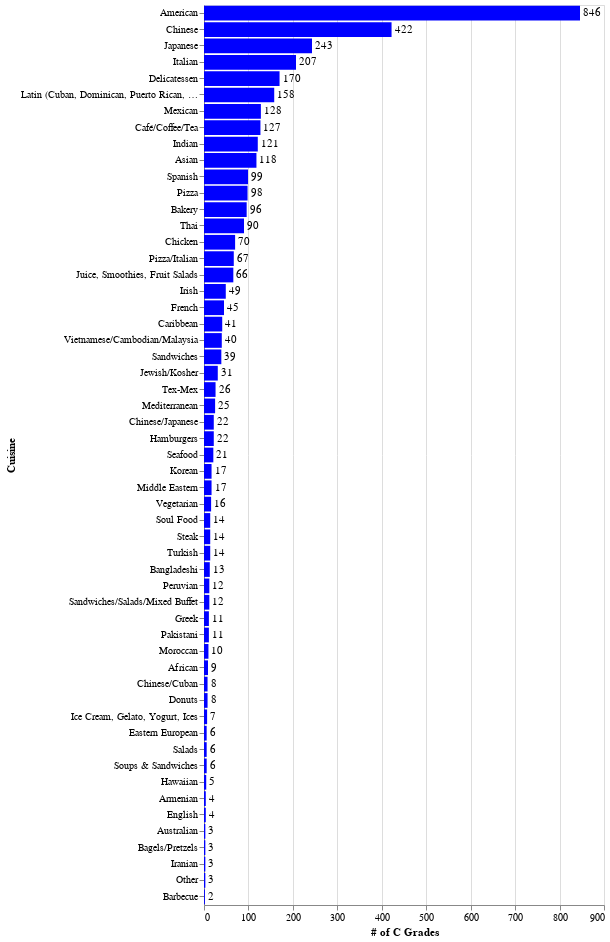

The code cell stored with this chart in its notebook:
### Code cell
#Grade C Grades by cuisine type in manhattan
bars = alt.Chart(c_manhattan_cuisine).mark_bar(color ='blue').encode(
    x=alt.X('sum(GRADE):Q', 
    axis=alt.Axis(title ='# of C Grades')),

    y=alt.Y('CUISINE DESCRIPTION:N', 
        axis=alt.Axis(title ='Cuisine'),
        sort=alt.EncodingSortField(
            field="GRADE",  # The field to use for the sort
            op="sum",  # The operation to run on the field prior to sorting
            order="descending")  # The order to sort in
    )

)

text = bars.mark_text(
    align='left',
    baseline='middle',
    dx=3  # Nudges text to right so it doesn't appear on top of the bar
).encode(
    text='sum(GRADE):Q'
)

(bars + text).properties(height=900)

### Figure 1 — Vega-Lite specification as saved in the notebook (floating-point values rounded to 4 significant figures)
{"config": {"view": {"continuousWidth": 400, "continuousHeight": 300}}, "layer": [{"mark": {"type": "bar", "color": "blue"}, "encoding": {"x": {"type": "quantitative", "aggregate": "sum", "axis": {"title": "# of C Grades"}, "field": "GRADE"}, "y": {"type": "nominal", "axis": {"title": "Cuisine"}, "field": "CUISINE DESCRIPTION", "sort": {"field": "GRADE", "op": "sum", "order": "descending"}}}}, {"mark": {"type": "text", "align": "left", "baseline": "middle", "dx": 3}, "encoding": {"text": {"type": "quantitative", "aggregate": "sum", "field": "GRADE"}, "x": {"type": "quantitative", "aggregate": "sum", "axis": {"title": "# of C Grades"}, "field": "GRADE"}, "y": {"type": "nominal", "axis": {"title": "Cuisine"}, "field": "CUISINE DESCRIPTION", "sort": {"field": "GRADE", "op": "sum", "order": "descending"}}}}], "data": {"name": "data-bfd4dfdfc676c4dcbcc2fbaf02133009"}, "height": 900, "$schema": "https://vega.github.io/schema/vega-lite/v4.0.0.json", "datasets": {"data-bfd4dfdfc676c4dcbcc2fbaf02133009": [{"CUISINE DESCRIPTION": "African", "CAMIS": 9, "DBA": 9, "BORO": 9, "BUILDING": 9, "STREET": 9, "ZIPCODE": 9, "PHONE": 9, "INSPECTION DATE": 9, "ACTION": 9, "VIOLATION CODE": 9, "VIOLATION DESCRIPTION": 9, "CRITICAL FLAG": 9, "SCORE": 9, "GRADE": 9, "GRADE DATE": 9, "RECORD DATE": 9, "INSPECTION TYPE": 9, "Latitude": 9, "Longitude": 9, "Community Board": 9, "Council District": 9, "Census Tract": 9, "BIN": 9, "BBL": 9, "NTA": 9}, {"CUISINE DESCRIPTION": "American", "CAMIS": 846, "DBA": 846, "BORO": 846, "BUILDING": 846, "STREET": 846, "ZIPCODE": 832, "PHONE": 846, "INSPECTION DATE": 846, "ACTION": 846, "VIOLATION CODE": 844, "VIOLATION DESCRIPTION": 841, "CRITICAL FLAG": 841, "SCORE": 846, "GRADE": 846, "GRADE DATE": 846, "RECORD DATE": 846, "INSPECTION TYPE": 846, "Latitude": 846, "Longitude": 846, "Community Board": 832, "Council District": 832, "Census Tract": 832, "BIN": 829, "BBL": 846, "NTA": 832}, {"CUISINE DESCRIPTION": "Armenian", "CAMIS": 4, "DBA": 4, "BORO": 4, "BUILDING": 4, "STREET": 4, "ZIPCODE": 4, "PHONE": 4, "INSPECTION DATE": 4, "ACTION": 4, "VIOLATION CODE": 4, "VIOLATION DESCRIPTION": 4, "CRITICAL FLAG": 4, "SCORE": 4, "GRADE": 4, "GRADE DATE": 4, "RECORD DATE": 4, "INSPECTION TYPE": 4, "Latitude": 4, "Longitude": 4, "Community Board": 4, "Council District": 4, "Census Tract": 4, "BIN": 4, "BBL": 4, "NTA": 4}, {"CUISINE DESCRIPTION": "Asian", "CAMIS": 118, "DBA": 118, "BORO": 118, "BUILDING": 118, "STREET": 118, "ZIPCODE": 118, "PHONE": 118, "INSPECTION DATE": 118, "ACTION": 118, "VIOLATION CODE": 118, "VIOLATION DESCRIPTION": 118, "CRITICAL FLAG": 118, "SCORE": 118, "GRADE": 118, "GRADE DATE": 118, "RECORD DATE": 118, "INSPECTION TYPE": 118, "Latitude": 118, "Longitude": 118, "Community Board": 118, "Council District": 118, "Census Tract": 118, "BIN": 118, "BBL": 118, "NTA": 118}, {"CUISINE DESCRIPTION": "Australian", "CAMIS": 3, "DBA": 3, "BORO": 3, "BUILDING": 3, "STREET": 3, "ZIPCODE": 3, "PHONE": 3, "INSPECTION DATE": 3, "ACTION": 3, "VIOLATION CODE": 3, "VIOLATION DESCRIPTION": 3, "CRITICAL FLAG": 3, "SCORE": 3, "GRADE": 3, "GRADE DATE": 3, "RECORD DATE": 3, "INSPECTION TYPE": 3, "Latitude": 3, "Longitude": 3, "Community Board": 3, "Council District": 3, "Census Tract": 3, "BIN": 3, "BBL": 3, "NTA": 3}, {"CUISINE DESCRIPTION": "Bagels/Pretzels", "CAMIS": 3, "DBA": 3, "BORO": 3, "BUILDING": 3, "STREET": 3, "ZIPCODE": 3, "PHONE": 3, "INSPECTION DATE": 3, "ACTION": 3, "VIOLATION CODE": 3, "VIOLATION DESCRIPTION": 3, "CRITICAL FLAG": 3, "SCORE": 3, "GRADE": 3, "GRADE DATE": 3, "RECORD DATE": 3, "INSPECTION TYPE": 3, "Latitude": 3, "Longitude": 3, "Community Board": 3, "Council District": 3, "Census Tract": 3, "BIN": 3, "BBL": 3, "NTA": 3}, {"CUISINE DESCRIPTION": "Bakery", "CAMIS": 96, "DBA": 96, "BORO": 96, "BUILDING": 96, "STREET": 96, "ZIPCODE": 96, "PHONE": 96, "INSPECTION DATE": 96, "ACTION": 96, "VIOLATION CODE": 96, "VIOLATION DESCRIPTION": 95, "CRITICAL FLAG": 95, "SCORE": 96, "GRADE": 96, "GRADE DATE": 96, "RECORD DATE": 96, "INSPECTION TYPE": 96, "Latitude": 96, "Longitude": 96, "Community Board": 96, "Council District": 96, "Census Tract": 96, "BIN": 96, "BBL": 96, "NTA": 96}, {"CUISINE DESCRIPTION": "Bangladeshi", "CAMIS": 13, "DBA": 13, "BORO": 13, "BUILDING": 13, "STREET": 13, "ZIPCODE": 13, "PHONE": 13, "INSPECTION DATE": 13, "ACTION": 13, "VIOLATION CODE": 13, "VIOLATION DESCRIPTION": 13, "CRITICAL FLAG": 13, "SCORE": 13, "GRADE": 13, "GRADE DATE": 13, "RECORD DATE": 13, "INSPECTION TYPE": 13, "Latitude": 13, "Longitude": 13, "Community Board": 13, "Council District": 13, "Census Tract": 13, "BIN": 13, "BBL": 13, "NTA": 13}, {"CUISINE DESCRIPTION": "Barbecue", "CAMIS": 2, "DBA": 2, "BORO": 2, "BUILDING": 2, "STREET": 2, "ZIPCODE": 2, "PHONE": 2, "INSPECTION DATE": 2, "ACTION": 2, "VIOLATION CODE": 2, "VIOLATION DESCRIPTION": 2, "CRITICAL FLAG": 2, "SCORE": 2, "GRADE": 2, "GRADE DATE": 2, "RECORD DATE": 2, "INSPECTION TYPE": 2, "Latitude": 2, "Longitude": 2, "Community Board": 2, "Council District": 2, "Census Tract": 2, "BIN": 2, "BBL": 2, "NTA": 2}, {"CUISINE DESCRIPTION": "Café/Coffee/Tea", "CAMIS": 127, "DBA": 127, "BORO": 127, "BUILDING": 127, "STREET": 127, "ZIPCODE": 127, "PHONE": 127, "INSPECTION DATE": 127, "ACTION": 127, "VIOLATION CODE": 124, "VIOLATION DESCRIPTION": 124, "CRITICAL FLAG": 124, "SCORE": 127, "GRADE": 127, "GRADE DATE": 127, "RECORD DATE": 127, "INSPECTION TYPE": 127, "Latitude": 127, "Longitude": 127, "Community Board": 127, "Council District": 127, "Census Tract": 127, "BIN": 127, "BBL": 127, "NTA": 127}, {"CUISINE DESCRIPTION": "Caribbean", "CAMIS": 41, "DBA": 41, "BORO": 41, "BUILDING": 41, "STREET": 41, "ZIPCODE": 41, "PHONE": 41, "INSPECTION DATE": 41, "ACTION": 41, "VIOLATION CODE": 40, "VIOLATION DESCRIPTION": 40, "CRITICAL FLAG": 40, "SCORE": 41, "GRADE": 41, "GRADE DATE": 41, "RECORD DATE": 41, "INSPECTION TYPE": 41, "Latitude": 41, "Longitude": 41, "Community Board": 41, "Council District": 41, "Census Tract": 41, "BIN": 41, "BBL": 41, "NTA": 41}, {"CUISINE DESCRIPTION": "Chicken", "CAMIS": 70, "DBA": 70, "BORO": 70, "BUILDING": 70, "STREET": 70, "ZIPCODE": 70, "PHONE": 70, "INSPECTION DATE": 70, "ACTION": 70, "VIOLATION CODE": 70, "VIOLATION DESCRIPTION": 70, "CRITICAL FLAG": 70, "SCORE": 70, "GRADE": 70, "GRADE DATE": 70, "RECORD DATE": 70, "INSPECTION TYPE": 70, "Latitude": 70, "Longitude": 70, "Community Board": 70, "Council District": 70, "Census Tract": 70, "BIN": 70, "BBL": 70, "NTA": 70}, {"CUISINE DESCRIPTION": "Chinese", "CAMIS": 422, "DBA": 422, "BORO": 422, "BUILDING": 422, "STREET": 422, "ZIPCODE": 413, "PHONE": 422, "INSPECTION DATE": 422, "ACTION": 422, "VIOLATION CODE": 421, "VIOLATION DESCRIPTION": 420, "CRITICAL FLAG": 420, "SCORE": 422, "GRADE": 422, "GRADE DATE": 422, "RECORD DATE": 422, "INSPECTION TYPE": 422, "Latitude": 422, "Longitude": 422, "Community Board": 413, "Council District": 413, "Census Tract": 413, "BIN": 413, "BBL": 422, "NTA": 413}, {"CUISINE DESCRIPTION": "Chinese/Cuban", "CAMIS": 8, "DBA": 8, "BORO": 8, "BUILDING": 8, "STREET": 8, "ZIPCODE": 8, "PHONE": 8, "INSPECTION DATE": 8, "ACTION": 8, "VIOLATION CODE": 8, "VIOLATION DESCRIPTION": 8, "CRITICAL FLAG": 8, "SCORE": 8, "GRADE": 8, "GRADE DATE": 8, "RECORD DATE": 8, "INSPECTION TYPE": 8, "Latitude": 8, "Longitude": 8, "Community Board": 8, "Council District": 8, "Census Tract": 8, "BIN": 8, "BBL": 8, "NTA": 8}, {"CUISINE DESCRIPTION": "Chinese/Japanese", "CAMIS": 22, "DBA": 22, "BORO": 22, "BUILDING": 22, "STREET": 22, "ZIPCODE": 22, "PHONE": 22, "INSPECTION DATE": 22, "ACTION": 22, "VIOLATION CODE": 22, "VIOLATION DESCRIPTION": 22, "CRITICAL FLAG": 22, "SCORE": 22, "GRADE": 22, "GRADE DATE": 22, "RECORD DATE": 22, "INSPECTION TYPE": 22, "Latitude": 22, "Longitude": 22, "Community Board": 22, "Council District": 22, "Census Tract": 22, "BIN": 22, "BBL": 22, "NTA": 22}, {"CUISINE DESCRIPTION": "Delicatessen", "CAMIS": 170, "DBA": 170, "BORO": 170, "BUILDING": 170, "STREET": 170, "ZIPCODE": 170, "PHONE": 170, "INSPECTION DATE": 170, "ACTION": 170, "VIOLATION CODE": 170, "VIOLATION DESCRIPTION": 169, "CRITICAL FLAG": 169, "SCORE": 170, "GRADE": 170, "GRADE DATE": 170, "RECORD DATE": 170, "INSPECTION TYPE": 170, "Latitude": 170, "Longitude": 170, "Community Board": 170, "Council District": 170, "Census Tract": 170, "BIN": 170, "BBL": 170, "NTA": 170}, {"CUISINE DESCRIPTION": "Donuts", "CAMIS": 8, "DBA": 8, "BORO": 8, "BUILDING": 8, "STREET": 8, "ZIPCODE": 8, "PHONE": 8, "INSPECTION DATE": 8, "ACTION": 8, "VIOLATION CODE": 8, "VIOLATION DESCRIPTION": 8, "CRITICAL FLAG": 8, "SCORE": 8, "GRADE": 8, "GRADE DATE": 8, "RECORD DATE": 8, "INSPECTION TYPE": 8, "Latitude": 8, "Longitude": 8, "Community Board": 8, "Council District": 8, "Census Tract": 8, "BIN": 8, "BBL": 8, "NTA": 8}, {"CUISINE DESCRIPTION": "Eastern European", "CAMIS": 6, "DBA": 6, "BORO": 6, "BUILDING": 6, "STREET": 6, "ZIPCODE": 6, "PHONE": 6, "INSPECTION DATE": 6, "ACTION": 6, "VIOLATION CODE": 6, "VIOLATION DESCRIPTION": 6, "CRITICAL FLAG": 6, "SCORE": 6, "GRADE": 6, "GRADE DATE": 6, "RECORD DATE": 6, "INSPECTION TYPE": 6, "Latitude": 6, "Longitude": 6, "Community Board": 6, "Council District": 6, "Census Tract": 6, "BIN": 6, "BBL": 6, "NTA": 6}, {"CUISINE DESCRIPTION": "English", "CAMIS": 4, "DBA": 4, "BORO": 4, "BUILDING": 4, "STREET": 4, "ZIPCODE": 4, "PHONE": 4, "INSPECTION DATE": 4, "ACTION": 4, "VIOLATION CODE": 4, "VIOLATION DESCRIPTION": 4, "CRITICAL FLAG": 4, "SCORE": 4, "GRADE": 4, "GRADE DATE": 4, "RECORD DATE": 4, "INSPECTION TYPE": 4, "Latitude": 4, "Longitude": 4, "Community Board": 4, "Council District": 4, "Census Tract": 4, "BIN": 4, "BBL": 4, "NTA": 4}, {"CUISINE DESCRIPTION": "French", "CAMIS": 45, "DBA": 45, "BORO": 45, "BUILDING": 45, "STREET": 45, "ZIPCODE": 45, "PHONE": 45, "INSPECTION DATE": 45, "ACTION": 45, "VIOLATION CODE": 45, "VIOLATION DESCRIPTION": 45, "CRITICAL FLAG": 45, "SCORE": 45, "GRADE": 45, "GRADE DATE": 45, "RECORD DATE": 45, "INSPECTION TYPE": 45, "Latitude": 45, "Longitude": 45, "Community Board": 45, "Council District": 45, "Census Tract": 45, "BIN": 45, "BBL": 45, "NTA": 45}, {"CUISINE DESCRIPTION": "Greek", "CAMIS": 11, "DBA": 11, "BORO": 11, "BUILDING": 11, "STREET": 11, "ZIPCODE": 11, "PHONE": 11, "INSPECTION DATE": 11, "ACTION": 11, "VIOLATION CODE": 11, "VIOLATION DESCRIPTION": 11, "CRITICAL FLAG": 11, "SCORE": 11, "GRADE": 11, "GRADE DATE": 11, "RECORD DATE": 11, "INSPECTION TYPE": 11, "Latitude": 11, "Longitude": 11, "Community Board": 11, "Council District": 11, "Census Tract": 11, "BIN": 11, "BBL": 11, "NTA": 11}, {"CUISINE DESCRIPTION": "Hamburgers", "CAMIS": 22, "DBA": 22, "BORO": 22, "BUILDING": 22, "STREET": 22, "ZIPCODE": 22, "PHONE": 22, "INSPECTION DATE": 22, "ACTION": 22, "VIOLATION CODE": 22, "VIOLATION DESCRIPTION": 22, "CRITICAL FLAG": 22, "SCORE": 22, "GRADE": 22, "GRADE DATE": 22, "RECORD DATE": 22, "INSPECTION TYPE": 22, "Latitude": 22, "Longitude": 22, "Community Board": 22, "Council District": 22, "Census Tract": 22, "BIN": 22, "BBL": 22, "NTA": 22}, {"CUISINE DESCRIPTION": "Hawaiian", "CAMIS": 5, "DBA": 5, "BORO": 5, "BUILDING": 5, "STREET": 5, "ZIPCODE": 5, "PHONE": 5, "INSPECTION DATE": 5, "ACTION": 5, "VIOLATION CODE": 5, "VIOLATION DESCRIPTION": 5, "CRITICAL FLAG": 5, "SCORE": 5, "GRADE": 5, "GRADE DATE": 5, "RECORD DATE": 5, "INSPECTION TYPE": 5, "Latitude": 5, "Longitude": 5, "Community Board": 5, "Council District": 5, "Census Tract": 5, "BIN": 5, "BBL": 5, "NTA": 5}, {"CUISINE DESCRIPTION": "Ice Cream, Gelato, Yogurt, Ices", "CAMIS": 7, "DBA": 7, "BORO": 7, "BUILDING": 7, "STREET": 7, "ZIPCODE": 7, "PHONE": 7, "INSPECTION DATE": 7, "ACTION": 7, "VIOLATION CODE": 7, "VIOLATION DESCRIPTION": 7, "CRITICAL FLAG": 7, "SCORE": 7, "GRADE": 7, "GRADE DATE": 7, "RECORD DATE": 7, "INSPECTION TYPE": 7, "Latitude": 7, "Longitude": 7, "Community Board": 7, "Council District": 7, "Census Tract": 7, "BIN": 7, "BBL": 7, "NTA": 7}, {"CUISINE DESCRIPTION": "Indian", "CAMIS": 121, "DBA": 121, "BORO": 121, "BUILDING": 121, "STREET": 121, "ZIPCODE": 121, "PHONE": 121, "INSPECTION DATE": 121, "ACTION": 121, "VIOLATION CODE": 121, "VIOLATION DESCRIPTION": 121, "CRITICAL FLAG": 121, "SCORE": 121, "GRADE": 121, "GRADE DATE": 121, "RECORD DATE": 121, "INSPECTION TYPE": 121, "Latitude": 121, "Longitude": 121, "Community Board": 121, "Council District": 121, "Census Tract": 121, "BIN": 120, "BBL": 121, "NTA": 121}, {"CUISINE DESCRIPTION": "Iranian", "CAMIS": 3, "DBA": 3, "BORO": 3, "BUILDING": 3, "STREET": 3, "ZIPCODE": 3, "PHONE": 3, "INSPECTION DATE": 3, "ACTION": 3, "VIOLATION CODE": 3, "VIOLATION DESCRIPTION": 3, "CRITICAL FLAG": 3, "SCORE": 3, "GRADE": 3, "GRADE DATE": 3, "RECORD DATE": 3, "INSPECTION TYPE": 3, "Latitude": 3, "Longitude": 3, "Community Board": 3, "Council District": 3, "Census Tract": 3, "BIN": 3, "BBL": 3, "NTA": 3}, {"CUISINE DESCRIPTION": "Irish", "CAMIS": 49, "DBA": 49, "BORO": 49, "BUILDING": 49, "STREET": 49, "ZIPCODE": 49, "PHONE": 49, "INSPECTION DATE": 49, "ACTION": 49, "VIOLATION CODE": 49, "VIOLATION DESCRIPTION": 49, "CRITICAL FLAG": 49, "SCORE": 49, "GRADE": 49, "GRADE DATE": 49, "RECORD DATE": 49, "INSPECTION TYPE": 49, "Latitude": 49, "Longitude": 49, "Community Board": 49, "Council District": 49, "Census Tract": 49, "BIN": 49, "BBL": 49, "NTA": 49}, {"CUISINE DESCRIPTION": "Italian", "CAMIS": 207, "DBA": 207, "BORO": 207, "BUILDING": 207, "STREET": 207, "ZIPCODE": 201, "PHONE": 207, "INSPECTION DATE": 207, "ACTION": 207, "VIOLATION CODE": 206, "VIOLATION DESCRIPTION": 206, "CRITICAL FLAG": 206, "SCORE": 207, "GRADE": 207, "GRADE DATE": 207, "RECORD DATE": 207, "INSPECTION TYPE": 207, "Latitude": 207, "Longitude": 207, "Community Board": 201, "Council District": 201, "Census Tract": 201, "BIN": 201, "BBL": 207, "NTA": 201}, {"CUISINE DESCRIPTION": "Japanese", "CAMIS": 243, "DBA": 243, "BORO": 243, "BUILDING": 243, "STREET": 243, "ZIPCODE": 243, "PHONE": 243, "INSPECTION DATE": 243, "ACTION": 243, "VIOLATION CODE": 240, "VIOLATION DESCRIPTION": 240, "CRITICAL FLAG": 240, "SCORE": 243, "GRADE": 243, "GRADE DATE": 243, "RECORD DATE": 243, "INSPECTION TYPE": 243, "Latitude": 243, "Longitude": 243, "Community Board": 243, "Council District": 243, "Census Tract": 243, "BIN": 243, "BBL": 243, "NTA": 243}, {"CUISINE DESCRIPTION": "Jewish/Kosher", "CAMIS": 31, "DBA": 31, "BORO": 31, "BUILDING": 31, "STREET": 31, "ZIPCODE": 31, "PHONE": 31, "INSPECTION DATE": 31, "ACTION": 31, "VIOLATION CODE": 30, "VIOLATION DESCRIPTION": 30, "CRITICAL FLAG": 30, "SCORE": 31, "GRADE": 31, "GRADE DATE": 31, "RECORD DATE": 31, "INSPECTION TYPE": 31, "Latitude": 31, "Longitude": 31, "Community Board": 31, "Council District": 31, "Census Tract": 31, "BIN": 31, "BBL": 31, "NTA": 31}, {"CUISINE DESCRIPTION": "Juice, Smoothies, Fruit Salads", "CAMIS": 66, "DBA": 66, "BORO": 66, "BUILDING": 66, "STREET": 66, "ZIPCODE": 66, "PHONE": 66, "INSPECTION DATE": 66, "ACTION": 66, "VIOLATION CODE": 66, "VIOLATION DESCRIPTION": 65, "CRITICAL FLAG": 65, "SCORE": 66, "GRADE": 66, "GRADE DATE": 66, "RECORD DATE": 66, "INSPECTION TYPE": 66, "Latitude": 66, "Longitude": 66, "Community Board": 66, "Council District": 66, "Census Tract": 66, "BIN": 66, "BBL": 66, "NTA": 66}, {"CUISINE DESCRIPTION": "Korean", "CAMIS": 17, "DBA": 17, "BORO": 17, "BUILDING": 17, "STREET": 17, "ZIPCODE": 17, "PHONE": 17, "INSPECTION DATE": 17, "ACTION": 17, "VIOLATION CODE": 17, "VIOLATION DESCRIPTION": 17, "CRITICAL FLAG": 17, "SCORE": 17, "GRADE": 17, "GRADE DATE": 17, "RECORD DATE": 17, "INSPECTION TYPE": 17, "Latitude": 17, "Longitude": 17, "Community Board": 17, "Council District": 17, "Census Tract": 17, "BIN": 17, "BBL": 17, "NTA": 17}, {"CUISINE DESCRIPTION": "Latin (Cuban, Dominican, Puerto Rican, South & Central American)", "CAMIS": 158, "DBA": 158, "BORO": 158, "BUILDING": 158, "STREET": 158, "ZIPCODE": 152, "PHONE": 158, "INSPECTION DATE": 158, "ACTION": 158, "VIOLATION CODE": 157, "VIOLATION DESCRIPTION": 157, "CRITICAL FLAG": 157, "SCORE": 158, "GRADE": 158, "GRADE DATE": 158, "RECORD DATE": 158, "INSPECTION TYPE": 158, "Latitude": 158, "Longitude": 158, "Community Board": 152, "Council District": 152, "Census Tract": 152, "BIN": 152, "BBL": 158, "NTA": 152}, {"CUISINE DESCRIPTION": "Mediterranean", "CAMIS": 25, "DBA": 25, "BORO": 25, "BUILDING": 25, "STREET": 25, "ZIPCODE": 25, "PHONE": 25, "INSPECTION DATE": 25, "ACTION": 25, "VIOLATION CODE": 23, "VIOLATION DESCRIPTION": 23, "CRITICAL FLAG": 23, "SCORE": 25, "GRADE": 25, "GRADE DATE": 25, "RECORD DATE": 25, "INSPECTION TYPE": 25, "Latitude": 25, "Longitude": 25, "Community Board": 25, "Council District": 25, "Census Tract": 25, "BIN": 25, "BBL": 25, "NTA": 25}, {"CUISINE DESCRIPTION": "Mexican", "CAMIS": 128, "DBA": 128, "BORO": 128, "BUILDING": 128, "STREET": 128, "ZIPCODE": 128, "PHONE": 128, "INSPECTION DATE": 128, "ACTION": 128, "VIOLATION CODE": 128, "VIOLATION DESCRIPTION": 128, "CRITICAL FLAG": 128, "SCORE": 128, "GRADE": 128, "GRADE DATE": 128, "RECORD DATE": 128, "INSPECTION TYPE": 128, "Latitude": 128, "Longitude": 128, "Community Board": 128, "Council District": 128, "Census Tract": 128, "BIN": 128, "BBL": 128, "NTA": 128}, {"CUISINE DESCRIPTION": "Middle Eastern", "CAMIS": 17, "DBA": 17, "BORO": 17, "BUILDING": 17, "STREET": 17, "ZIPCODE": 17, "PHONE": 17, "INSPECTION DATE": 17, "ACTION": 17, "VIOLATION CODE": 16, "VIOLATION DESCRIPTION": 16, "CRITICAL FLAG": 16, "SCORE": 17, "GRADE": 17, "GRADE DATE": 17, "RECORD DATE": 17, "INSPECTION TYPE": 17, "Latitude": 17, "Longitude": 17, "Community Board": 17, "Council District": 17, "Census Tract": 17, "BIN": 17, "BBL": 17, "NTA": 17}, {"CUISINE DESCRIPTION": "Moroccan", "CAMIS": 10, "DBA": 10, "BORO": 10, "BUILDING": 10, "STREET": 10, "ZIPCODE": 10, "PHONE": 10, "INSPECTION DATE": 10, "ACTION": 10, "VIOLATION CODE": 10, "VIOLATION DESCRIPTION": 10, "CRITICAL FLAG": 10, "SCORE": 10, "GRADE": 10, "GRADE DATE": 10, "RECORD DATE": 10, "INSPECTION TYPE": 10, "Latitude": 10, "Longitude": 10, "Community Board": 10, "Council District": 10, "Census Tract": 10, "BIN": 10, "BBL": 10, "NTA": 10}, {"CUISINE DESCRIPTION": "Other", "CAMIS": 3, "DBA": 3, "BORO": 3, "BUILDING": 3, "STREET": 3, "ZIPCODE": 3, "PHONE": 3, "INSPECTION DATE": 3, "ACTION": 3, "VIOLATION CODE": 3, "VIOLATION DESCRIPTION": 3, "CRITICAL FLAG": 3, "SCORE": 3, "GRADE": 3, "GRADE DATE": 3, "RECORD DATE": 3, "INSPECTION TYPE": 3, "Latitude": 3, "Longitude": 3, "Community Board": 3, "Council District": 3, "Census Tract": 3, "BIN": 3, "BBL": 3, "NTA": 3}, {"CUISINE DESCRIPTION": "Pakistani", "CAMIS": 11, "DBA": 11, "BORO": 11, "BUILDING": 11, "STREET": 11, "ZIPCODE": 11, "PHONE": 11, "INSPECTION DATE": 11, "ACTION": 11, "VIOLATION CODE": 11, "VIOLATION DESCRIPTION": 11, "CRITICAL FLAG": 11, "SCORE": 11, "GRADE": 11, "GRADE DATE": 11, "RECORD DATE": 11, "INSPECTION TYPE": 11, "Latitude": 11, "Longitude": 11, "Community Board": 11, "Council District": 11, "Census Tract": 11, "BIN": 11, "BBL": 11, "NTA": 11}, {"CUISINE DESCRIPTION": "Peruvian", "CAMIS": 12, "DBA": 12, "BORO": 12, "BUILDING": 12, "STREET": 12, "ZIPCODE": 12, "PHONE": 12, "INSPECTION DATE": 12, "ACTION": 12, "VIOLATION CODE": 12, "VIOLATION DESCRIPTION": 12, "CRITICAL FLAG": 12, "SCORE": 12, "GRADE": 12, "GRADE DATE": 12, "RECORD DATE": 12, "INSPECTION TYPE": 12, "Latitude": 12, "Longitude": 12, "Community Board": 12, "Council District": 12, "Census Tract": 12, "BIN": 12, "BBL": 12, "NTA": 12}, {"CUISINE DESCRIPTION": "Pizza", "CAMIS": 98, "DBA": 98, "BORO": 98, "BUILDING": 98, "STREET": 98, "ZIPCODE": 98, "PHONE": 98, "INSPECTION DATE": 98, "ACTION": 98, "VIOLATION CODE": 98, "VIOLATION DESCRIPTION": 98, "CRITICAL FLAG": 98, "SCORE": 98, "GRADE": 98, "GRADE DATE": 98, "RECORD DATE": 98, "INSPECTION TYPE": 98, "Latitude": 98, "Longitude": 98, "Community Board": 98, "Council District": 98, "Census Tract": 98, "BIN": 98, "BBL": 98, "NTA": 98}, {"CUISINE DESCRIPTION": "Pizza/Italian", "CAMIS": 67, "DBA": 67, "BORO": 67, "BUILDING": 67, "STREET": 67, "ZIPCODE": 67, "PHONE": 67, "INSPECTION DATE": 67, "ACTION": 67, "VIOLATION CODE": 67, "VIOLATION DESCRIPTION": 67, "CRITICAL FLAG": 67, "SCORE": 67, "GRADE": 67, "GRADE DATE": 67, "RECORD DATE": 67, "INSPECTION TYPE": 67, "Latitude": 67, "Longitude": 67, "Community Board": 67, "Council District": 67, "Census Tract": 67, "BIN": 67, "BBL": 67, "NTA": 67}, {"CUISINE DESCRIPTION": "Salads", "CAMIS": 6, "DBA": 6, "BORO": 6, "BUILDING": 6, "STREET": 6, "ZIPCODE": 6, "PHONE": 6, "INSPECTION DATE": 6, "ACTION": 6, "VIOLATION CODE": 6, "VIOLATION DESCRIPTION": 6, "CRITICAL FLAG": 6, "SCORE": 6, "GRADE": 6, "GRADE DATE": 6, "RECORD DATE": 6, "INSPECTION TYPE": 6, "Latitude": 6, "Longitude": 6, "Community Board": 6, "Council District": 6, "Census Tract": 6, "BIN": 6, "BBL": 6, "NTA": 6}, {"CUISINE DESCRIPTION": "Sandwiches", "CAMIS": 39, "DBA": 39, "BORO": 39, "BUILDING": 39, "STREET": 39, "ZIPCODE": 39, "PHONE": 39, "INSPECTION DATE": 39, "ACTION": 39, "VIOLATION CODE": 39, "VIOLATION DESCRIPTION": 39, "CRITICAL FLAG": 39, "SCORE": 39, "GRADE": 39, "GRADE DATE": 39, "RECORD DATE": 39, "INSPECTION TYPE": 39, "Latitude": 39, "Longitude": 39, "Community Board": 39, "Council District": 39, "Census Tract": 39, "BIN": 39, "BBL": 39, "NTA": 39}, {"CUISINE DESCRIPTION": "Sandwiches/Salads/Mixed Buffet", "CAMIS": 12, "DBA": 12, "BORO": 12, "BUILDING": 12, "STREET": 12, "ZIPCODE": 12, "PHONE": 12, "INSPECTION DATE": 12, "ACTION": 12, "VIOLATION CODE": 11, "VIOLATION DESCRIPTION": 11, "CRITICAL FLAG": 11, "SCORE": 12, "GRADE": 12, "GRADE DATE": 12, "RECORD DATE": 12, "INSPECTION TYPE": 12, "Latitude": 12, "Longitude": 12, "Community Board": 12, "Council District": 12, "Census Tract": 12, "BIN": 12, "BBL": 12, "NTA": 12}, {"CUISINE DESCRIPTION": "Seafood", "CAMIS": 21, "DBA": 21, "BORO": 21, "BUILDING": 21, "STREET": 21, "ZIPCODE": 21, "PHONE": 21, "INSPECTION DATE": 21, "ACTION": 21, "VIOLATION CODE": 20, "VIOLATION DESCRIPTION": 20, "CRITICAL FLAG": 20, "SCORE": 21, "GRADE": 21, "GRADE DATE": 21, "RECORD DATE": 21, "INSPECTION TYPE": 21, "Latitude": 21, "Longitude": 21, "Community Board": 21, "Council District": 21, "Census Tract": 21, "BIN": 21, "BBL": 21, "NTA": 21}, {"CUISINE DESCRIPTION": "Soul Food", "CAMIS": 14, "DBA": 14, "BORO": 14, "BUILDING": 14, "STREET": 14, "ZIPCODE": 14, "PHONE": 14, "INSPECTION DATE": 14, "ACTION": 14, "VIOLATION CODE": 14, "VIOLATION DESCRIPTION": 13, "CRITICAL FLAG": 13, "SCORE": 14, "GRADE": 14, "GRADE DATE": 14, "RECORD DATE": 14, "INSPECTION TYPE": 14, "Latitude": 14, "Longitude": 14, "Community Board": 14, "Council District": 14, "Census Tract": 14, "BIN": 14, "BBL": 14, "NTA": 14}, {"CUISINE DESCRIPTION": "Soups & Sandwiches", "CAMIS": 6, "DBA": 6, "BORO": 6, "BUILDING": 6, "STREET": 6, "ZIPCODE": 6, "PHONE": 6, "INSPECTION DATE": 6, "ACTION": 6, "VIOLATION CODE": 6, "VIOLATION DESCRIPTION": 6, "CRITICAL FLAG": 6, "SCORE": 6, "GRADE": 6, "GRADE DATE": 6, "RECORD DATE": 6, "INSPECTION TYPE": 6, "Latitude": 6, "Longitude": 6, "Community Board": 6, "Council District": 6, "Census Tract": 6, "BIN": 6, "BBL": 6, "NTA": 6}, {"CUISINE DESCRIPTION": "Spanish", "CAMIS": 99, "DBA": 99, "BORO": 99, "BUILDING": 99, "STREET": 99, "ZIPCODE": 99, "PHONE": 99, "INSPECTION DATE": 99, "ACTION": 99, "VIOLATION CODE": 98, "VIOLATION DESCRIPTION": 98, "CRITICAL FLAG": 98, "SCORE": 99, "GRADE": 99, "GRADE DATE": 99, "RECORD DATE": 99, "INSPECTION TYPE": 99, "Latitude": 99, "Longitude": 99, "Community Board": 99, "Council District": 99, "Census Tract": 99, "BIN": 99, "BBL": 99, "NTA": 99}, {"CUISINE DESCRIPTION": "Steak", "CAMIS": 14, "DBA": 14, "BORO": 14, "BUILDING": 14, "STREET": 14, "ZIPCODE": 14, "PHONE": 14, "INSPECTION DATE": 14, "ACTION": 14, "VIOLATION CODE": 14, "VIOLATION DESCRIPTION": 14, "CRITICAL FLAG": 14, "SCORE": 14, "GRADE": 14, "GRADE DATE": 14, "RECORD DATE": 14, "INSPECTION TYPE": 14, "Latitude": 14, "Longitude": 14, "Community Board": 14, "Council District": 14, "Census Tract": 14, "BIN": 14, "BBL": 14, "NTA": 14}, {"CUISINE DESCRIPTION": "Tex-Mex", "CAMIS": 26, "DBA": 26, "BORO": 26, "BUILDING": 26, "STREET": 26, "ZIPCODE": 26, "PHONE": 26, "INSPECTION DATE": 26, "ACTION": 26, "VIOLATION CODE": 26, "VIOLATION DESCRIPTION": 26, "CRITICAL FLAG": 26, "SCORE": 26, "GRADE": 26, "GRADE DATE": 26, "RECORD DATE": 26, "INSPECTION TYPE": 26, "Latitude": 26, "Longitude": 26, "Community Board": 26, "Council District": 26, "Census Tract": 26, "BIN": 26, "BBL": 26, "NTA": 26}, {"CUISINE DESCRIPTION": "Thai", "CAMIS": 90, "DBA": 90, "BORO": 90, "BUILDING": 90, "STREET": 90, "ZIPCODE": 90, "PHONE": 90, "INSPECTION DATE": 90, "ACTION": 90, "VIOLATION CODE": 90, "VIOLATION DESCRIPTION": 90, "CRITICAL FLAG": 90, "SCORE": 90, "GRADE": 90, "GRADE DATE": 90, "RECORD DATE": 90, "INSPECTION TYPE": 90, "Latitude": 90, "Longitude": 90, "Community Board": 90, "Council District": 90, "Census Tract": 90, "BIN": 90, "BBL": 90, "NTA": 90}, {"CUISINE DESCRIPTION": "Turkish", "CAMIS": 14, "DBA": 14, "BORO": 14, "BUILDING": 14, "STREET": 14, "ZIPCODE": 14, "PHONE": 14, "INSPECTION DATE": 14, "ACTION": 14, "VIOLATION CODE": 14, "VIOLATION DESCRIPTION": 14, "CRITICAL FLAG": 14, "SCORE": 14, "GRADE": 14, "GRADE DATE": 14, "RECORD DATE": 14, "INSPECTION TYPE": 14, "Latitude": 14, "Longitude": 14, "Community Board": 14, "Council District": 14, "Census Tract": 14, "BIN": 14, "BBL": 14, "NTA": 14}, {"CUISINE DESCRIPTION": "Vegetarian", "CAMIS": 16, "DBA": 16, "BORO": 16, "BUILDING": 16, "STREET": 16, "ZIPCODE": 15, "PHONE": 16, "INSPECTION DATE": 16, "ACTION": 16, "VIOLATION CODE": 16, "VIOLATION DESCRIPTION": 16, "CRITICAL FLAG": 16, "SCORE": 16, "GRADE": 16, "GRADE DATE": 16, "RECORD DATE": 16, "INSPECTION TYPE": 16, "Latitude": 16, "Longitude": 16, "Community Board": 15, "Council District": 15, "Census Tract": 15, "BIN": 15, "BBL": 16, "NTA": 15}, {"CUISINE DESCRIPTION": "Vietnamese/Cambodian/Malaysia", "CAMIS": 40, "DBA": 40, "BORO": 40, "BUILDING": 40, "STREET": 40, "ZIPCODE": 40, "PHONE": 40, "INSPECTION DATE": 40, "ACTION": 40, "VIOLATION CODE": 39, "VIOLATION DESCRIPTION": 39, "CRITICAL FLAG": 39, "SCORE": 40, "GRADE": 40, "GRADE DATE": 40, "RECORD DATE": 40, "INSPECTION TYPE": 40, "Latitude": 40, "Longitude": 40, "Community Board": 40, "Council District": 40, "Census Tract": 40, "BIN": 40, "BBL": 40, "NTA": 40}]}}
